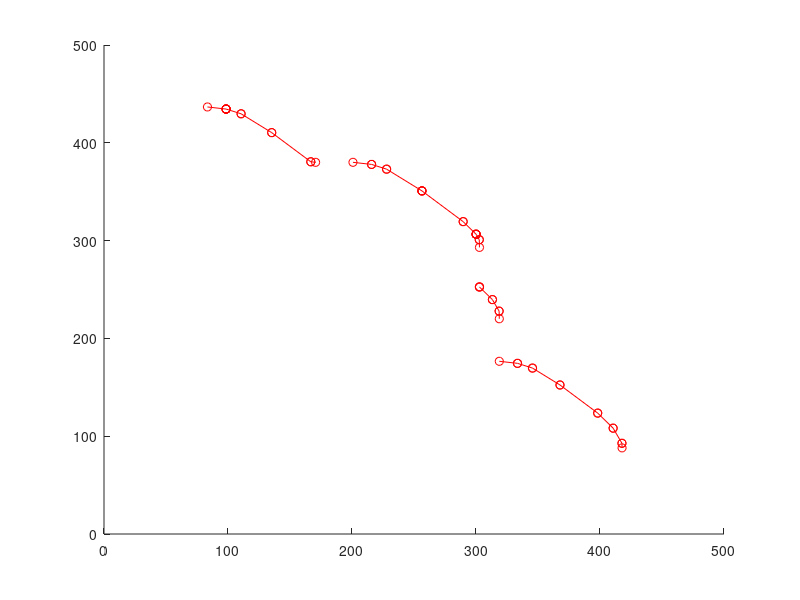

The MATLAB source for this figure:
figure;
hold on;

plot([417.785714,417.702786],[88.071429,92.743034],'-ro');
plot([417.702786,410.584793],[92.743034,108.216933],'-ro');
plot([410.584793,398.147854],[108.216933,123.612083],'-ro');
plot([398.147854,367.731092],[123.612083,152.369748],'-ro');
plot([367.731092,345.555556],[152.369748,169.666667],'-ro');
plot([345.555556,333.472222],[169.666667,174.500000],'-ro');
plot([333.472222,318.785714],[174.500000,176.598073],'-ro');
plot([318.785714,318.647059],[220.071429,227.882353],'-ro');
plot([318.647059,313.224847],[227.882353,239.669771],'-ro');
plot([313.224847,302.793096],[239.669771,252.582784],'-ro');
plot([302.793096,302.785714],[252.582784,252.589763],'-ro');
plot([302.785714,302.647059],[293.071429,300.882353],'-ro');
plot([302.647059,300.067546],[300.882353,306.489991],'-ro');
plot([300.067546,300.066546],[306.489991,306.492164],'-ro');
plot(300.066546,306.492164,'ro');
plot([300.066546,289.634794],[306.492164,319.405178],'-ro');
plot([289.634794,256.394958],[319.405178,350.831933],'-ro');
plot([256.394958,256.394958],[350.831933,350.831933],'-ro');
plot([256.394958,227.888889],[350.831933,373.066667],'-ro');
plot([227.888889,215.805556],[373.066667,377.900000],'-ro');
plot([215.805556,200.768519],[377.900000,380.048148],'-ro');
plot([170.635185,166.775361],[380.048148,380.599552],'-ro');
plot([166.775361,135.252101],[380.599552,410.403361],'-ro');
plot([135.252101,110.555556],[410.403361,429.666667],'-ro');
plot([110.555556,98.472222],[429.666667,434.500000],'-ro');
plot([98.472222,98.472222],[434.500000,434.500000],'-ro');
plot([98.472222,98.472222],[434.500000,434.500000],'-ro');
plot([98.472222,83.435185],[434.500000,436.648148],'-ro');